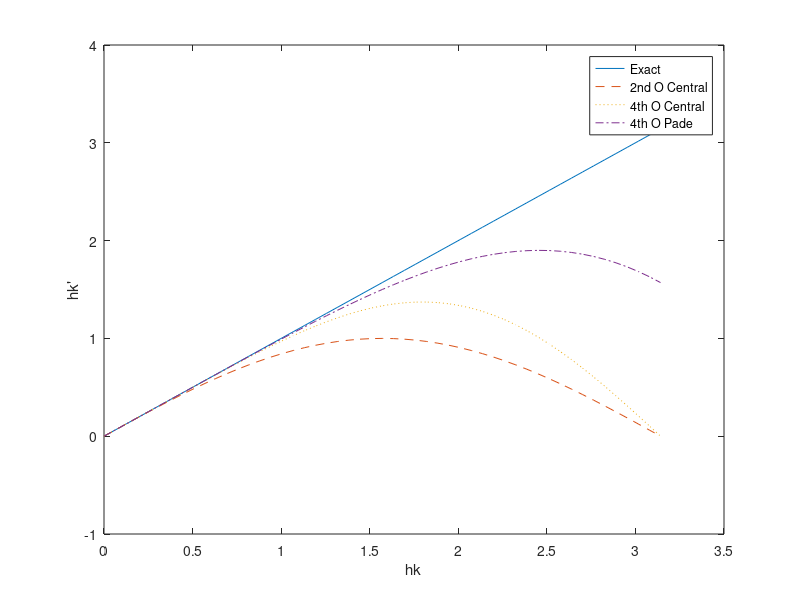

This chart was generated by the following MATLAB code:
clear all
clc

L = 50;
N = 100;
n = [0:1:N/2];
k = 2 * pi / L *n;
#h = L/N
kh = 2 * pi / N * n;

k2h_sec_cen_diff = sin(kh);
k2h_four_cen_diff = (-sin(2*kh) + 8 * sin(kh))/6;
k2h_Pade_scheme = (-kh .* cos(kh) / 2) + 3/2*sin(kh);

plot(kh,kh);
hold
plot(kh,k2h_sec_cen_diff,"--");
plot(kh,k2h_four_cen_diff,":");
plot(kh,k2h_Pade_scheme,"-.");
legend("Exact", "2nd O Central","4th O Central", "4th O Pade");
xlabel("hk");
ylabel("hk'");